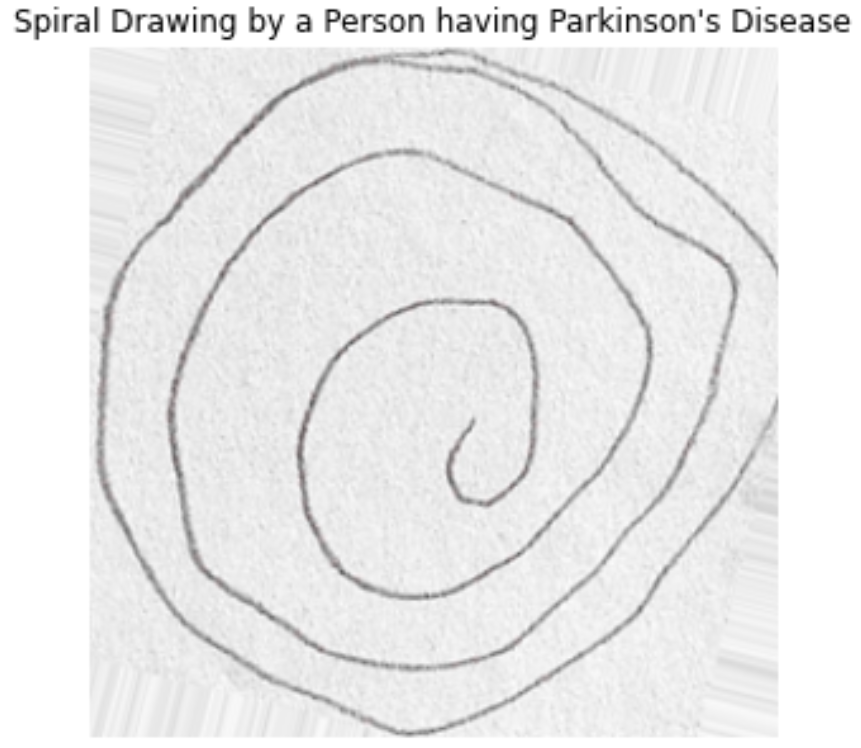
#> input picture images/1_FukDSk43d1ddBmTs6i0JgA.png, 861 x 748 px
$ python -i train_model.py   (imports and definitions only)
#> lines starting #> are read from the running program, lines starting #| are printed output that depends on the picture
#> further down, picture is the input picture: shape (748, 861, 3); mean B, G, R 234.3, 234.3, 234.4
"""
train_model.py  v3
------------------
Trains on features extracted directly from IMAGE FILES using the same
feature_extractor.py used at inference time — so scales always match.

The CSV is used ONLY for labels (CLASS_TYPE), not for feature values.

Two data sources:
  1. Labelled images in --imgs folder (matched to CSV by filename)
  2. Synthetic augmentation: PD images generated by perturbing healthy images

Usage
-----
    python train_model.py --csv Spiral_HandPD.csv --imgs images/ --out models/rf_model.pkl

If you have no images folder, run with --synth-only to train on
synthetically augmented versions of one or more sample images you provide.
"""

import os
import argparse
import warnings
# [1 line not run here, left out]

import numpy as np
import pandas as pd
from pathlib import Path
import joblib
import cv2

from sklearn.ensemble import RandomForestClassifier
from sklearn.model_selection import train_test_split, StratifiedKFold, cross_val_score
from sklearn.preprocessing import StandardScaler
from sklearn.pipeline import Pipeline
from sklearn.metrics import classification_report, confusion_matrix, roc_auc_score, accuracy_score

from feature_extractor import extract_features, FEATURE_COLS

LABEL_MAP = {1: 1, 2: 0}   # 1=PD → 1,  2=Healthy → 0


# ────────────────────────────────────────────────────────────────────────────
# Augmentation helpers
# ────────────────────────────────────────────────────────────────────────────

# [15 lines left out: function augment_healthy, not called in this run]


def augment_pd(img: np.ndarray, n: int = 5) -> list:
    """
    Return n PD-like augmented versions of an image.
    Simulates tremor: adds noise, blurring, slight warp to mimic
    the irregular strokes seen in Parkinson's patients.
    """
#> called with n = 5
    imgs = []
    for _ in range(n):
        out = img.copy()
        gray = cv2.cvtColor(out, cv2.COLOR_BGR2GRAY) if len(out.shape)==3 else out.copy()

        # Add salt-and-pepper noise (simulates tremor dots)
        noise_mask = np.random.random(gray.shape)
        gray[noise_mask < 0.03] = 255
        gray[noise_mask > 0.97] = 0

        # Elastic-style random displacement (simulates shaky lines)
        dx = cv2.GaussianBlur(np.random.randn(*gray.shape).astype(np.float32), (15,15), 0) * 3
        dy = cv2.GaussianBlur(np.random.randn(*gray.shape).astype(np.float32), (15,15), 0) * 3
        x, y = np.meshgrid(np.arange(gray.shape[1]), np.arange(gray.shape[0]))
        map_x = np.clip(x + dx, 0, gray.shape[1]-1).astype(np.float32)
        map_y = np.clip(y + dy, 0, gray.shape[0]-1).astype(np.float32)
        out_gray = cv2.remap(gray, map_x, map_y, cv2.INTER_LINEAR)

        # Slight blur (reduced pen control)
        k = np.random.choice([3, 5])
        out_gray = cv2.GaussianBlur(out_gray, (k, k), 0)

        # Back to BGR
        out_bgr = cv2.cvtColor(out_gray, cv2.COLOR_GRAY2BGR)
        imgs.append(out_bgr)
#> this loop made 5 passes
#> pass 1, in augment_pd, `out_gray = cv2.remap(gray, map_x, map_y, cv2.INTER_LINEAR)`:
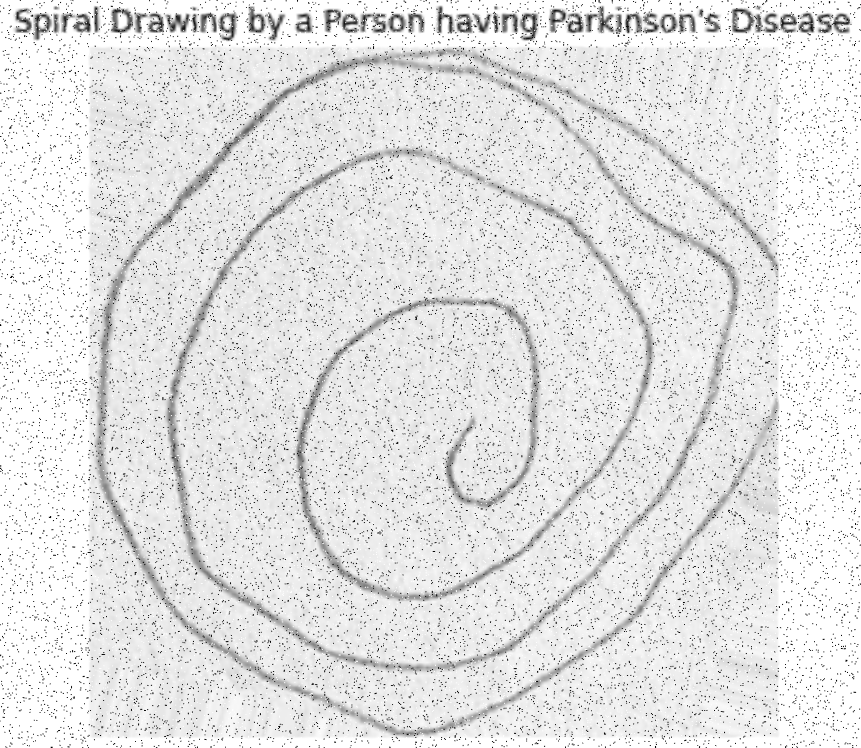
#> out_gray: shape (748, 861); min 0, max 255, mean 227.9
#> after the loop:
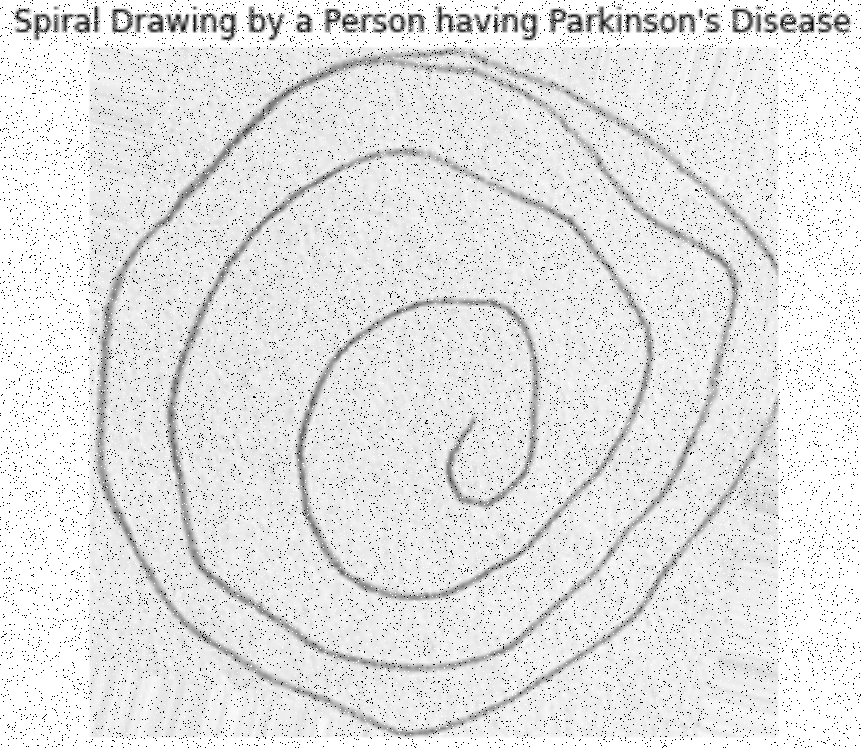
#> gray: shape (748, 861); min 0, max 255, mean 228
#> after the loop, imgs = 5 items
    return imgs


# ────────────────────────────────────────────────────────────────────────────
# 1. Extract features from labelled images
# ────────────────────────────────────────────────────────────────────────────
# [186 lines left out: functions load_from_images, synth_only_dataset, train, main, not called in this run]


# [2 lines not run here, left out]

>>> import cv2
>>> picture = cv2.imread('images/1_FukDSk43d1ddBmTs6i0JgA.png')
>>> result = augment_pd(picture)
#> result = 5 items
